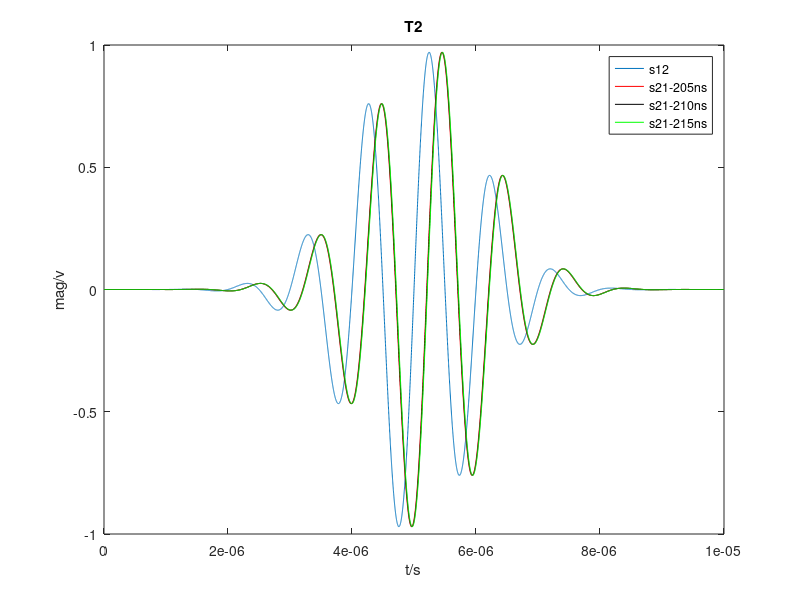

Write MATLAB code to recreate this figure.
% Detection principle homework T2
a = 1e12;
tau = 5 * 1e-6;
f = 1e6;  % f =1Mhz
fs =  1e9; %sample frequency fs = 1Ghz
t = linspace(0,2*tau, 2*tau*fs);
s12 = sin(2*pi*f*t).*exp(-a*(t-tau).^2/2);

plot(t,s12)
% s21 is delay of s12, the time in this question
% is set as 205ns 210ns 215ns,
%draw four curve in one picture
dt1 = 205*1e-9;
dt2 = 210*1e-9;
dt3 = 215*1e-9;
t1 = t-dt1;
t2 = t-dt2;
t3 = t-dt3;
s21_1 = sin(2*pi*f*t1).*exp(-a*(t1-tau).^2/2);
s21_2 = sin(2*pi*f*t2).*exp(-a*(t2-tau).^2/2);
s21_3 = sin(2*pi*f*t3).*exp(-a*(t3-tau).^2/2);

hold on 
plot(t, s21_1,'r') %s21_205
plot(t, s21_2,'k') %s21_210
plot(t, s21_3,'g') %s21_215

title('T2');
xlabel('t/s');ylabel('mag/v');
legend('s12','s21-205ns','s21-210ns','s21-215ns')
